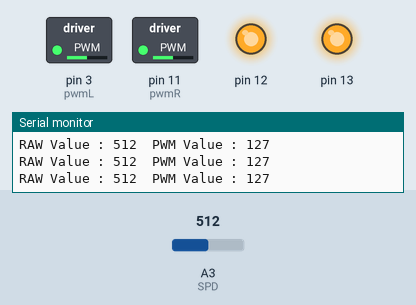
Simulated run of this sketch. Board: Arduino Uno, built with avr-gcc and run on an emulated ATmega328P. Parts: switched loads named in the sketch (green lamp = pin HIGH), output pins drawn as LEDs (lit = HIGH), the last lines printed to the serial monitor. The inputs (shaded band) are chosen by the test bench; at power-on: A3 (SPD) = 512.

Above: at 1.2 s.
1.3 s: A3 (SPD) set to 420
At 2.3 s:
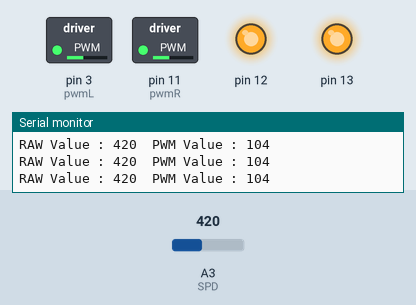
4.3 s: A3 (SPD) set to 385
At 5.3 s:
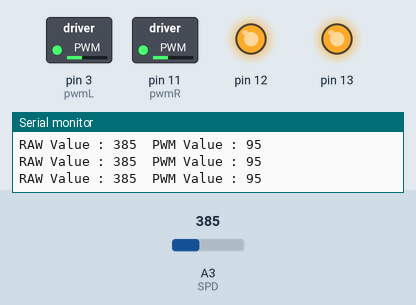
7.3 s: A3 (SPD) set to 107
At 8.5 s:
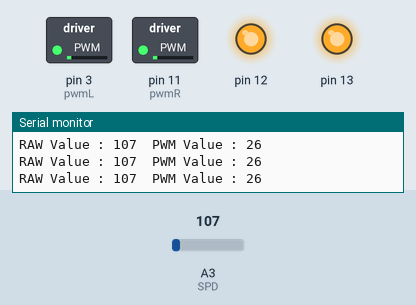
8.8 s: A3 (SPD) set to 92
At 9.6 s:
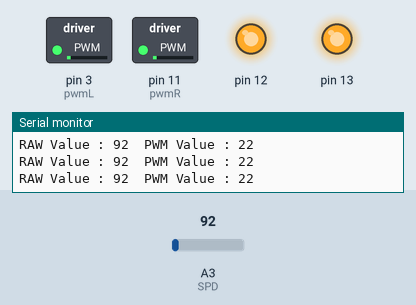
11.8 s: A3 (SPD) set to 11
At 13.0 s:
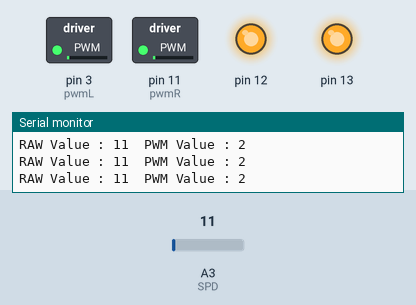
13.3 s: A3 (SPD) set to 8
At 14.0 s:
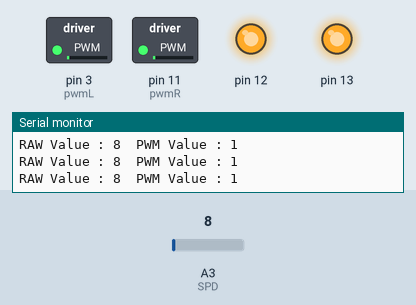
Timing chart, 0 to 16.3 s (numbered marks = the images above; inputs shaded):
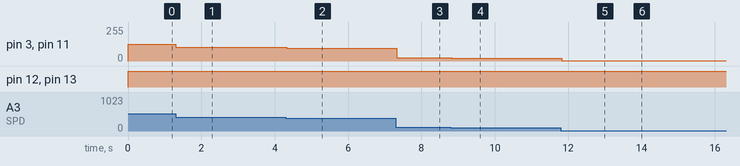

The sketch:

XMotionMotorFrequencyTest.ino
```cpp
// PWM output pin
#define pwmL      3
#define pwmR      11
int SPD = A3;


// Variable to represent PWM value
int MotorSpeed = 0;
int MotorSpeedraw = 0;

void setup(){

  pinMode(SPD,INPUT);
  Serial.begin(9600);
  // Set the PWM Frequency
  setPwmFrequency(pwmL, 64);
  setPwmFrequency(pwmR, 64);

  // Define Pins
  pinMode(pwmL,OUTPUT);
  pinMode(pwmR,OUTPUT);
  pinMode(12,OUTPUT);
  pinMode(13,OUTPUT);
}

void loop()
{

  // Set Motor A forward

  digitalWrite(12, HIGH );
  digitalWrite(13, HIGH );

  MotorSpeedraw = analogRead(SPD);

  // Convert to range of 0-255

  MotorSpeed = map(MotorSpeedraw, 0, 1023, 0, 255);

   // Send PWM to output pin
   analogWrite(pwmL,MotorSpeed);
   analogWrite(pwmR,MotorSpeed);
   Serial.print("RAW Value : ");
   Serial.print(MotorSpeedraw);
   Serial.print("\t");
   Serial.print("PWM Value : ");
   Serial.println(MotorSpeed);


  }


void setPwmFrequency(int pin, int divisor) {
  byte mode;
  if(pin == 5 || pin == 6 || pin == 9 || pin == 10) {
    switch(divisor) {
      case 1: mode = 0x01; break;
      case 8: mode = 0x02; break;
      case 64: mode = 0x03; break;
      case 256: mode = 0x04; break;
      case 1024: mode = 0x05; break;
      default: return;
    }
    if(pin == 5 || pin == 6) {
      TCCR0B = TCCR0B & 0b11111000 | mode;
    } else {
      TCCR1B = TCCR1B & 0b11111000 | mode;
    }
  } else if(pin == 3 || pin == 11) {
    switch(divisor) {
      case 1: mode = 0x01; break;
      case 8: mode = 0x02; break;
      case 32: mode = 0x03; break;
      case 64: mode = 0x04; break;
      case 128: mode = 0x05; break;
      case 256: mode = 0x06; break;
      case 1024: mode = 0x07; break;
      default: return;
    }
    TCCR0B = TCCR0B & 0b11111000 | mode;
  }
}
```

Measured:
- after the input at 1.3 s, pin 3 (pwmL), pin 11 (pwmR): 127/255 → 104/255 at once
- after the input at 4.3 s, pin 3 (pwmL), pin 11 (pwmR): 104/255 → 95/255 at once
- after the input at 7.3 s, pin 3 (pwmL), pin 11 (pwmR): 95/255 → 26/255 at once
- after the input at 8.8 s, pin 3 (pwmL), pin 11 (pwmR): 26/255 → 22/255 at once
- after the input at 11.8 s, pin 3 (pwmL), pin 11 (pwmR): 22/255 → 2/255 at once
- after the input at 13.3 s, pin 3 (pwmL), pin 11 (pwmR): 2/255 → 1/255 at once
